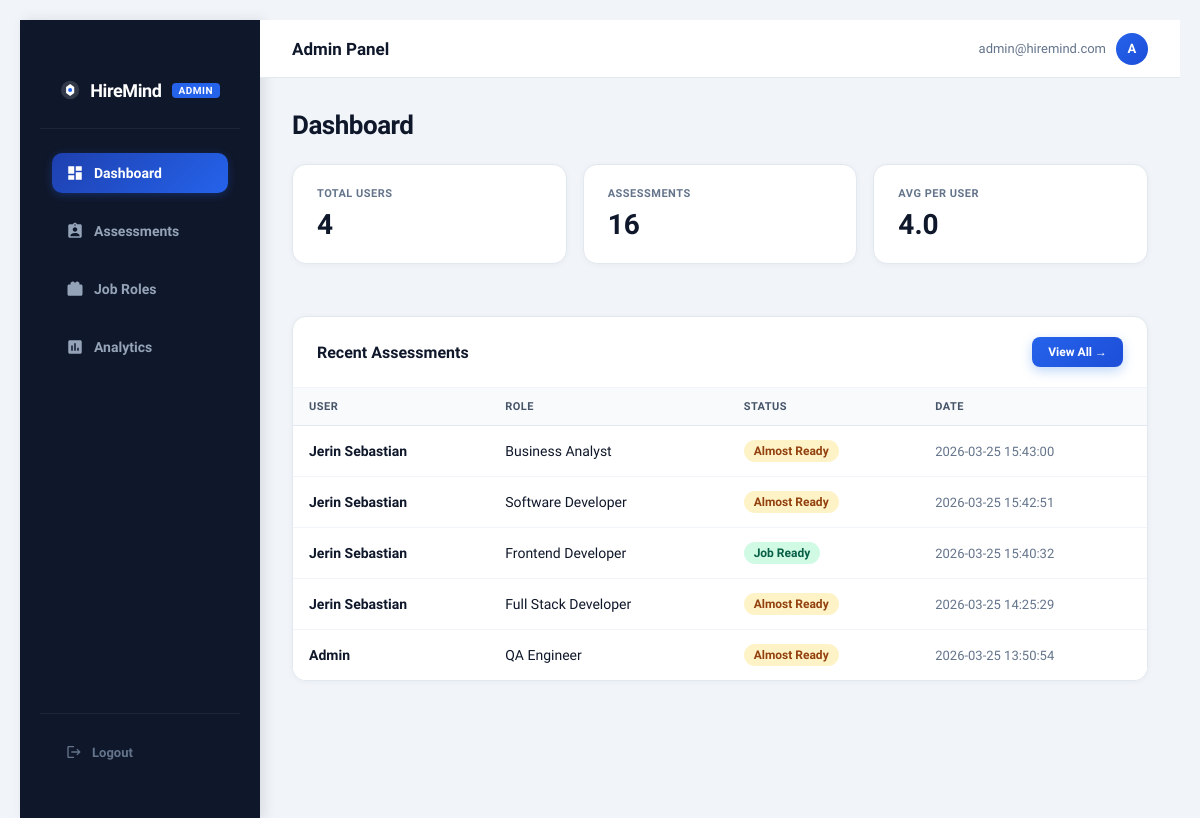
The app's page /admin/dashboard (signed in), older data.
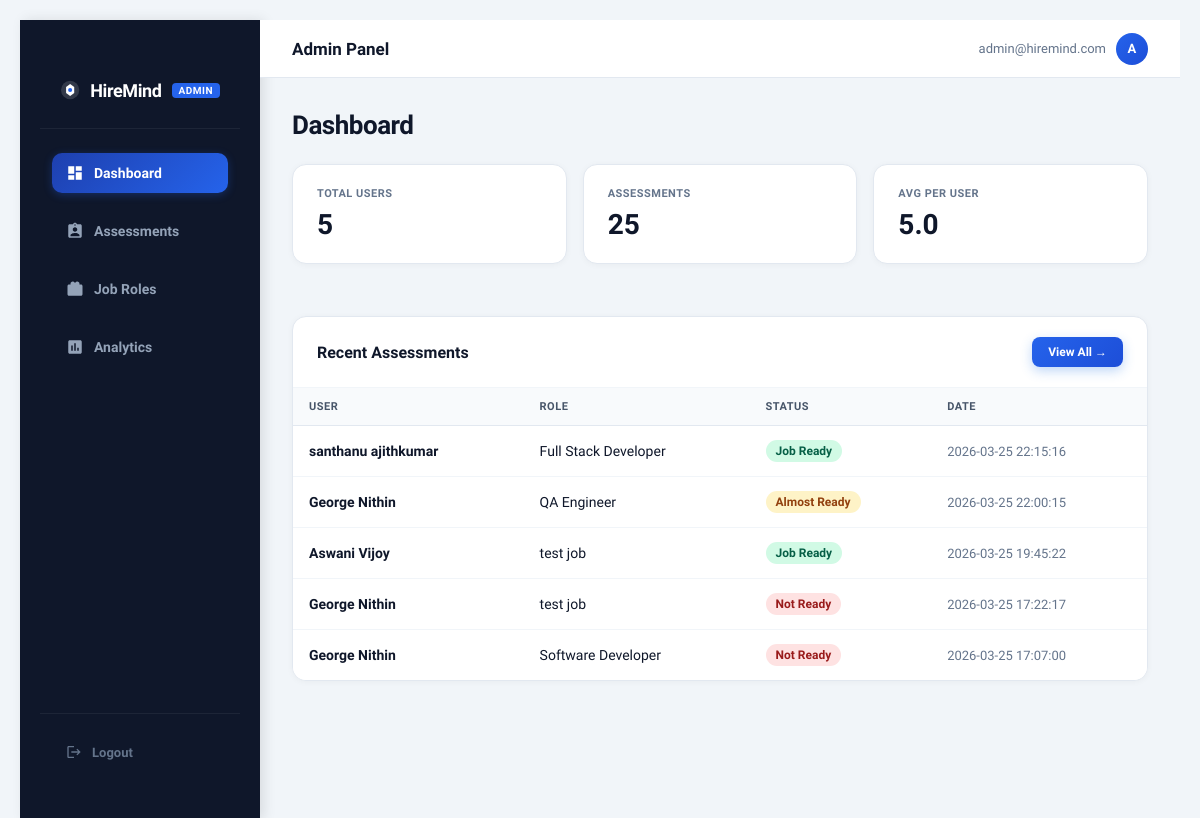
The same page, newer data.
### tables this page shows
CREATE TABLE assessments (
            id INTEGER PRIMARY KEY AUTOINCREMENT,
            user_id INTEGER,
            job_role TEXT,
            total_gap INTEGER,
            readiness TEXT,
            created_at TEXT,
            FOREIGN KEY (user_id) REFERENCES users(id)
        );

CREATE TABLE users (
            id INTEGER PRIMARY KEY AUTOINCREMENT,
            name TEXT,
            email TEXT UNIQUE,
            password_hash TEXT,
            role TEXT DEFAULT 'user'
        );

### app.py (the view)
@app.route('/admin/dashboard')
def admin_dashboard():
    if not admin_required():
        return redirect(url_for('login'))
    conn = sqlite3.connect("hiremind.db", timeout=10)
    cursor = conn.cursor()
    cursor.execute("SELECT COUNT(*) FROM users WHERE role='user'")
    total_users = cursor.fetchone()[0]
    cursor.execute("SELECT COUNT(*) FROM assessments")
    total_assessments = cursor.fetchone()[0]
    avg = total_assessments / total_users if total_users else 0
    cursor.execute("""
        SELECT users.name, job_role, readiness, created_at
        FROM assessments
        JOIN users ON users.id = assessments.user_id
        ORDER BY created_at DESC
        LIMIT 5
    """)
    recent = cursor.fetchall()
    conn.close()
    return render_template("admin_dashboard.html",
                           total_users=total_users,
                           total_assessments=total_assessments,
                           avg=avg,
                           recent=recent)

### app.py (called while the page is built)
def admin_required():
    if 'user_id' not in session or not session.get('is_admin'):
        return False
    return True

### templates/admin_dashboard.html
{% extends "admin_base.html" %}
{% block content %}
<h2>Dashboard</h2>
<div class="results-summary">
    <div class="card">
        <div style="font-size:11px;font-weight:700;color:#64748b;text-transform:uppercase;letter-spacing:0.5px;margin-bottom:4px;">Total Users</div>
        <strong>{{ total_users }}</strong>
    </div>
    <div class="card">
        <div style="font-size:11px;font-weight:700;color:#64748b;text-transform:uppercase;letter-spacing:0.5px;margin-bottom:4px;">Assessments</div>
        <strong>{{ total_assessments }}</strong>
    </div>
    <div class="card">
        <div style="font-size:11px;font-weight:700;color:#64748b;text-transform:uppercase;letter-spacing:0.5px;margin-bottom:4px;">Avg per User</div>
        <strong>{{ "%.1f"|format(avg) }}</strong>
    </div>
</div>
<div class="card" style="padding:0;overflow:hidden;">
    <div style="padding:20px 24px;border-bottom:1px solid #f1f5f9;display:flex;align-items:center;justify-content:space-between;">
        <h3 style="margin:0;font-size:16px;">Recent Assessments</h3>
        <a href="/admin/assessments" class="btn-primary" style="font-size:12px;padding:8px 16px;text-decoration:none;">View All →</a>
    </div>
    <table class="modern-table">
        <thead>
            <tr>
                <th>User</th>
                <th>Role</th>
                <th>Status</th>
                <th>Date</th>
            </tr>
        </thead>
        <tbody>
            {% for r in recent %}
            <tr>
                <td style="font-weight:600;">{{ r[0] }}</td>
                <td>{{ r[1] }}</td>
                <td>
                    <span style="
                        display:inline-flex;align-items:center;gap:4px;
                        padding:4px 10px;border-radius:20px;font-size:12px;font-weight:700;
                        background:{% if 'Job Ready' in r[2] %}#d1fae5;color:#065f46{% elif 'Almost' in r[2] %}#fef3c7;color:#92400e{% else %}#fee2e2;color:#991b1b{% endif %};
                    ">
                        {{ r[2] }}
                    </span>
                </td>
                <td style="color:#64748b;font-size:13px;">{{ r[3] }}</td>
            </tr>
            {% endfor %}
        </tbody>
    </table>
</div>
{% endblock %}

Row changes from the older to the newer data that the page shows:
no longer on this page (row unchanged): assessments: name "Jerin Sebastian", job_role "Business Analyst", readiness "Almost Ready", created_at "2026-03-25 15:43:00"
no longer on this page (row unchanged): assessments: name "Jerin Sebastian", job_role "Software Developer", readiness "Almost Ready", created_at "2026-03-25 15:42:51"
no longer on this page (row unchanged): assessments: name "Jerin Sebastian", job_role "Frontend Developer", readiness "Job Ready", created_at "2026-03-25 15:40:32"
no longer on this page (row unchanged): assessments: name "Jerin Sebastian", job_role "Full Stack Developer", readiness "Almost Ready", created_at "2026-03-25 14:25:29"
no longer on this page (row unchanged): assessments: name "Admin", job_role "QA Engineer", readiness "Almost Ready", created_at "2026-03-25 13:50:54"
added assessments: name "santhanu ajithkumar", job_role "Full Stack Developer", readiness "Job Ready", created_at "2026-03-25 22:15:16"
added assessments: name "George Nithin", job_role "QA Engineer", readiness "Almost Ready", created_at "2026-03-25 22:00:15"
added assessments: name "Aswani Vijoy", job_role "test job", readiness "Job Ready", created_at "2026-03-25 19:45:22"
added assessments: name "George Nithin", job_role "test job", readiness "Not Ready", created_at "2026-03-25 17:22:17"
added assessments: name "George Nithin", job_role "Software Developer", readiness "Not Ready", created_at "2026-03-25 17:07:00"
Text that changed along with them:
{{ total_users }}: "4" → "5"
{{ total_assessments }}: "16" → "25"
{{ "%.1f"|format(avg) }}: "4.0" → "5.0"
